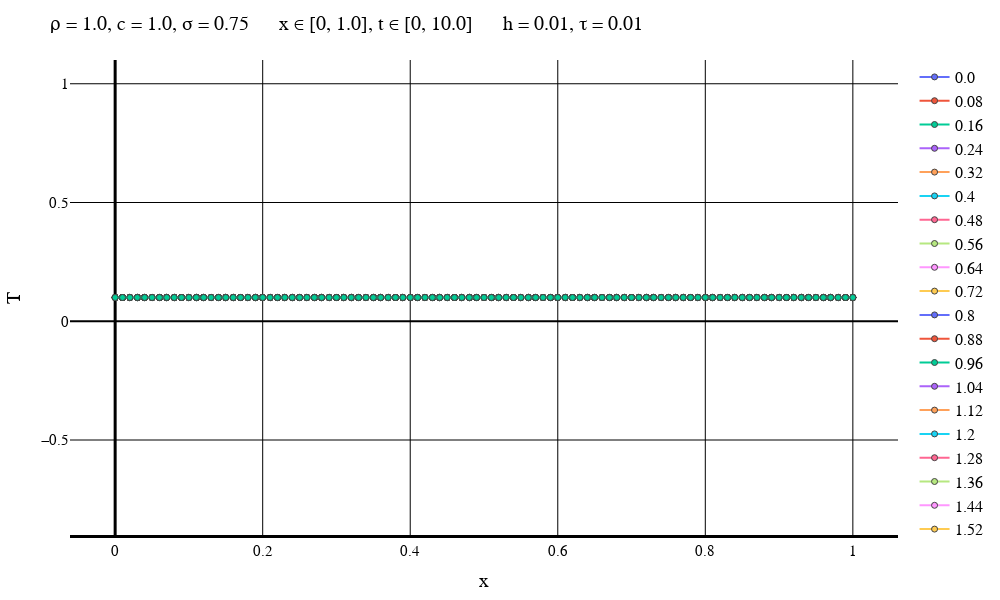

The notebook cell saved with this chart:
### Markdown cell above
Другой вес

### Code cell
typeOfScheme = "Another"

solutionFile = "D:\\Calc_Methods_2\\Lab2\\MixedCondsLeftT\\$typeOfScheme\\solution$numOfEq.txt"
dataFile = "D:\\Calc_Methods_2\\Lab2\\MixedCondsLeftT\\$typeOfScheme\\data$numOfEq.txt"
intervalFile = "D:\\Calc_Methods_2\\Lab2\\MixedCondsLeftT\\$typeOfScheme\\interval$numOfEq.txt"

solutionMatrix = readdlm(solutionFile)
dataVec = readdlm(dataFile)
intervalVec = readdlm(intervalFile);

L = dataVec[3]
timeEnd = dataVec[4]
numOfXIntervals = Int(intervalVec[1])
numOfTIntervals = Int(intervalVec[2])
h = L / numOfXIntervals
τ = timeEnd / numOfTIntervals
if default == true
    plotStep = trunc(Int, timeEnd / (defaultStepParam * τ))
    numOfPlots = numOfTIntervals + 1    
else
    plotStep = firstSteps
    numOfPlots = firstPlots
end
println("Шаг графика: $plotStep")
println("Время последнего графика: $((numOfPlots - 1)*τ)")
makePlot(numOfPlots, plotStep, solutionMatrix, dataVec, intervalVec)
